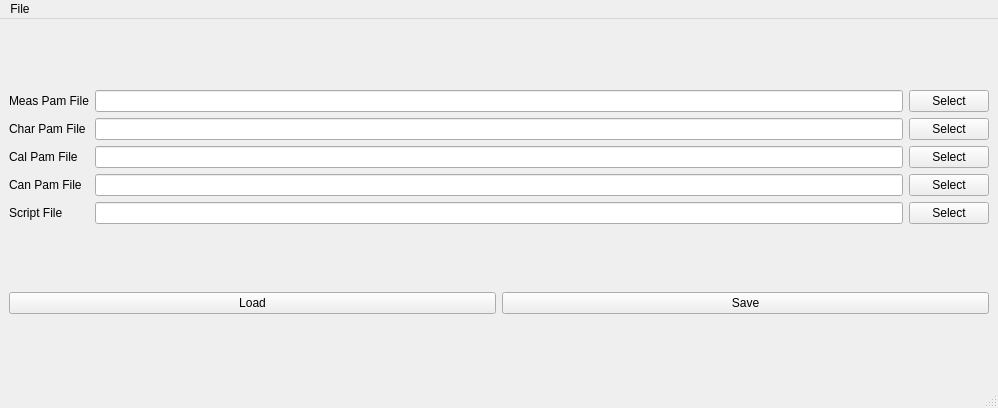
<?xml version="1.0" encoding="UTF-8"?>
<ui version="4.0">
 <class>ConfigWin</class>
 <widget class="QMainWindow" name="ConfigWin">
  <property name="geometry">
   <rect>
    <x>0</x>
    <y>0</y>
    <width>998</width>
    <height>408</height>
   </rect>
  </property>
  <property name="windowTitle">
   <string>MainWindow</string>
  </property>
  <widget class="QWidget" name="centralwidget">
   <layout class="QGridLayout" name="gridLayout_2">
    <item row="0" column="0" colspan="2">
     <layout class="QGridLayout" name="gridLayout">
      <item row="0" column="0">
       <widget class="QLabel" name="label">
        <property name="text">
         <string>Meas Pam File</string>
        </property>
       </widget>
      </item>
      <item row="0" column="1">
       <widget class="QLineEdit" name="le_MeasPamFile"/>
      </item>
      <item row="0" column="2">
       <widget class="QPushButton" name="pb_select_MeasPamFile">
        <property name="text">
         <string>Select</string>
        </property>
       </widget>
      </item>
      <item row="1" column="0">
       <widget class="QLabel" name="label_5">
        <property name="text">
         <string>Char Pam File</string>
        </property>
       </widget>
      </item>
      <item row="1" column="1">
       <widget class="QLineEdit" name="le_CharPamFile"/>
      </item>
      <item row="1" column="2">
       <widget class="QPushButton" name="pb_select_CharPamFile">
        <property name="text">
         <string>Select</string>
        </property>
       </widget>
      </item>
      <item row="2" column="0">
       <widget class="QLabel" name="label_2">
        <property name="text">
         <string>Cal Pam File</string>
        </property>
       </widget>
      </item>
      <item row="2" column="1">
       <widget class="QLineEdit" name="le_CalPamFile"/>
      </item>
      <item row="2" column="2">
       <widget class="QPushButton" name="pb_select_CalPamFile">
        <property name="text">
         <string>Select</string>
        </property>
       </widget>
      </item>
      <item row="3" column="0">
       <widget class="QLabel" name="label_3">
        <property name="text">
         <string>Can Pam File</string>
        </property>
       </widget>
      </item>
      <item row="3" column="1">
       <widget class="QLineEdit" name="le_CanPamFile"/>
      </item>
      <item row="3" column="2">
       <widget class="QPushButton" name="pb_select_CanPamFile">
        <property name="text">
         <string>Select</string>
        </property>
       </widget>
      </item>
      <item row="4" column="0">
       <widget class="QLabel" name="label_4">
        <property name="text">
         <string>Script File</string>
        </property>
       </widget>
      </item>
      <item row="4" column="1">
       <widget class="QLineEdit" name="le_ScriptFile"/>
      </item>
      <item row="4" column="2">
       <widget class="QPushButton" name="pb_select_ScriptFile">
        <property name="text">
         <string>Select</string>
        </property>
       </widget>
      </item>
     </layout>
    </item>
    <item row="1" column="0">
     <widget class="QPushButton" name="pb_load">
      <property name="text">
       <string>Load</string>
      </property>
     </widget>
    </item>
    <item row="1" column="1">
     <widget class="QPushButton" name="pb_save">
      <property name="text">
       <string>Save</string>
      </property>
     </widget>
    </item>
   </layout>
  </widget>
  <widget class="QMenuBar" name="menubar">
   <property name="geometry">
    <rect>
     <x>0</x>
     <y>0</y>
     <width>998</width>
     <height>34</height>
    </rect>
   </property>
   <widget class="QMenu" name="menuFile">
    <property name="title">
     <string>File</string>
    </property>
    <addaction name="actionNew_Configuration"/>
    <addaction name="actionOpen_Configuration"/>
    <addaction name="actionSave"/>
    <addaction name="actionSave_As"/>
   </widget>
   <addaction name="menuFile"/>
  </widget>
  <widget class="QStatusBar" name="statusbar"/>
  <action name="actionNew_Configuration">
   <property name="text">
    <string>New Configuration</string>
   </property>
  </action>
  <action name="actionOpen_Configuration">
   <property name="text">
    <string>Open Configuration</string>
   </property>
  </action>
  <action name="actionSave">
   <property name="text">
    <string>Save</string>
   </property>
  </action>
  <action name="actionSave_As">
   <property name="text">
    <string>Save_As</string>
   </property>
  </action>
 </widget>
 <resources/>
 <connections/>
</ui>
